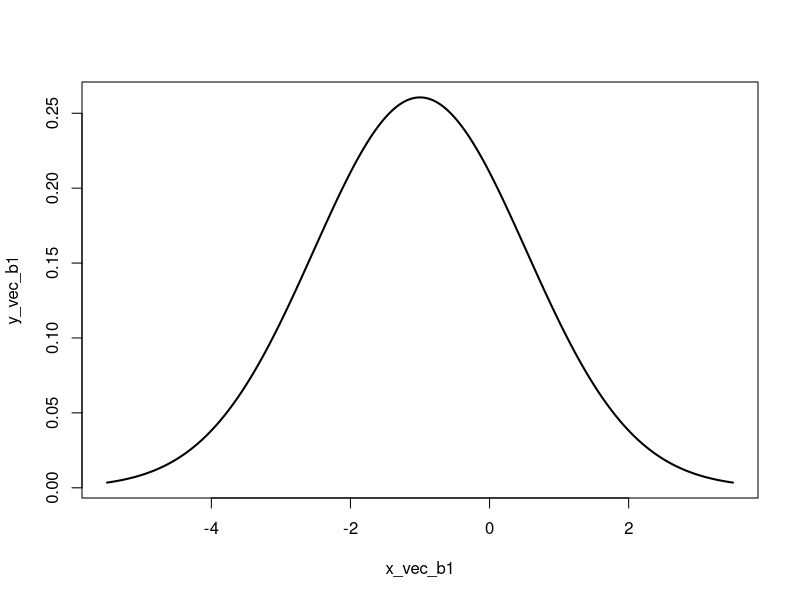
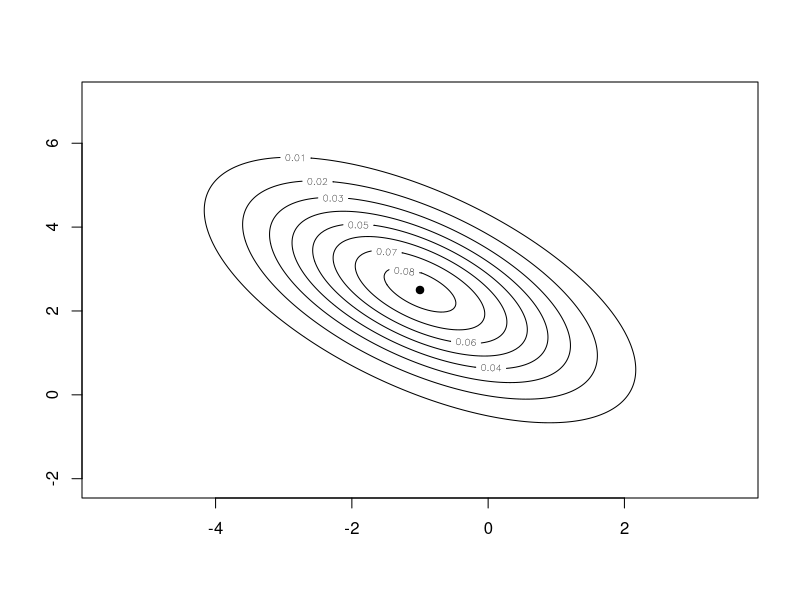

Source code (R) for these figures, in order:
## ---- chunk 1
xtx_mat <- matrix(
  c(1, 0, 0,
    0, 1, 0.6, 
    0, 0.6, 1),
  nrow = 3, byrow = TRUE)
## ---- chunk 2
#| include: false
sigma2 <- 1.5
cov_mat <- sigma2 * solve(xtx_mat)
cov_mat
## ---- chunk 3
# 1e4 means 10^4, i.e. 10 000. It's less error-prone to
# write 1e4 than 10000.
x_vec_b1 <- seq(-1 - 3 * 1.5, -1 + 3 * 1.5, length.out = 1e4) 
x_vec_b1[1:5]  # show first 5 values
x_vec_b1[9996:1e4]  # show last 5 values
## ---- chunk 4
var_b1 <- cov_mat[2, 2]
var_b1
## ---- chunk 5
# note that the dnorm function takes
# the standard deviation, rather than the variance
y_vec_b1 <- dnorm(x_vec_b1, mean = -1, sd = sqrt(var_b1))
y_vec_b1[1:5]  # show first 5 values
## ---- chunk 6
plot(x_vec_b1, y_vec_b1, type = "l", lwd = 2)
## ---- chunk 7
for (i in 1:5) {
  print(i^2)
}
## ---- chunk 8
print(1^2)
print(2^2)
print(3^2)
print(4^2)
print(5^2)
## ---- chunk 9
i
## ---- chunk 10
vec <- c("a", "b", "c")
for (x in vec) {
  print(x)
}
## ---- chunk 11
y_vec_b1_loop <- rep(NA, length(x_vec_b1))
y_vec_b1_loop[1:5]  # show first 5 values
## ---- chunk 12
for (i in 1:length(x_vec_b1)) {
  y_vec_b1_loop[i] <- dnorm(x_vec_b1[i], mean = -1, sd = sqrt(var_b1))
}
## ---- chunk 13
match_vec <- y_vec_b1 == y_vec_b1_loop
match_vec[1:5]  # show first 5 values
## ---- chunk 14
all(match_vec)  # should return TRUE
## ---- chunk 15
all(y_vec_b1 == y_vec_b1_loop)
## ---- chunk 16
# Mean vector and 2x2 covariance block for (β̂1, β̂2)
mu_vec_12    <- c(beta1 = -1, beta2 = 2.5)
cov_mat_12 <- cov_mat[2:3, 2:3]
sd1 <- sqrt(cov_mat_12[1,1])
sd2 <- sqrt(cov_mat_12[2,2])
## ---- chunk 17
x_vec_b1 <- seq(
  mu_vec_12[1] - 3 * sd1, mu_vec_12[1] + 3 * sd1,
  length.out = 200
)
x_vec_b2 <- seq(
  mu_vec_12[2] - 3 * sd2, mu_vec_12[2] + 3 * sd2,
  length.out = 200
)
## ---- chunk 18
grid_example <- expand.grid(v1 = 1:3, v2 = 4:6)
grid_example
## ---- chunk 19
grid_df_12 <- expand.grid(b1 = x_vec_b1, b2 = x_vec_b2)
## ---- chunk 20
if (!requireNamespace("mvtnorm", quietly = TRUE)) {
  install.packages("mvtnorm")
}
library(mvtnorm)
dens_vec_12 <- mvtnorm::dmvnorm(
  as.matrix(grid_df_12),
  mean = mu_vec_12, sigma = cov_mat_12
)
dens_vec_12[1:5]
## ---- chunk 21
dens_mat_12 <- matrix(
  dens_vec_12,
  nrow = length(x_vec_b1),
  ncol = length(x_vec_b2),
  # FALSE is the default, but we specify it for clarity
  byrow = FALSE
)
## ---- chunk 22
#| include: false
path_dir_p <- "_tmp/prac3"
if (dir.exists(path_dir_p)) {
  unlink(path_dir_p, recursive = TRUE)
}
dir.create(path_dir_p, recursive = TRUE)

png(file.path(path_dir_p, "bivariate_pdf.png"), width = 800, height = 600)
## ---- chunk 23
contour(x_vec_b1, x_vec_b2, dens_mat_12)
points(mu_vec_12[1], mu_vec_12[2], pch = 19)  # mean

## ---- chunk 24
#| include: false
dev.off()
